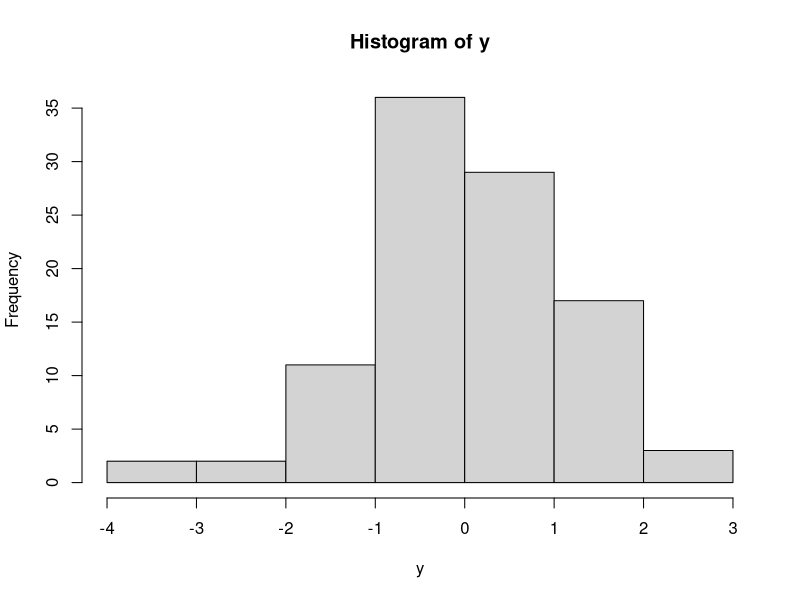
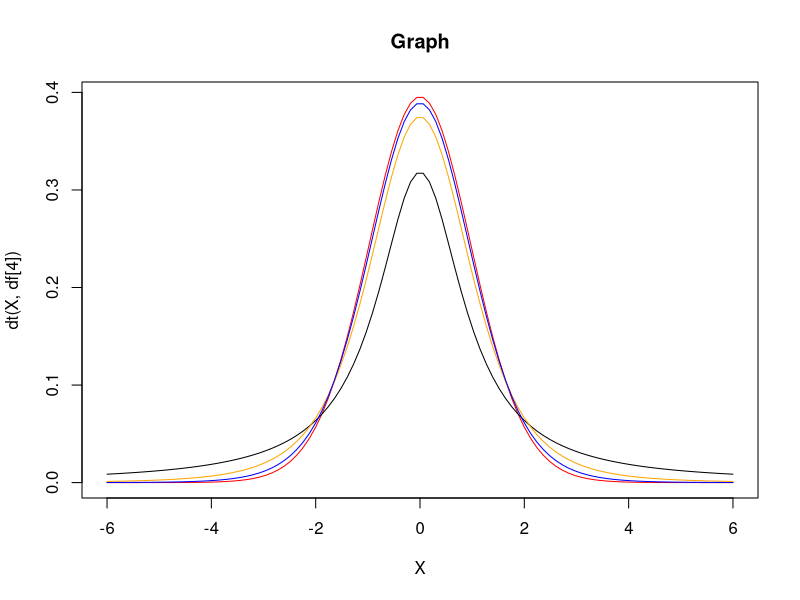
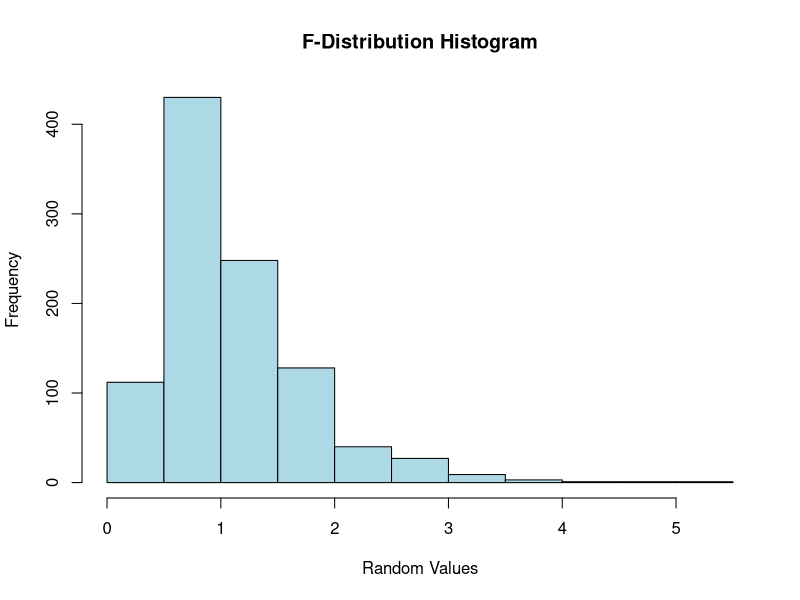

The R script that drew these images, in order:
#q1
#delay of freedom n-1
#distribution is random deviates rt
n=100
df=n-1
y=rt(n,df)
y
hist(y)
#q2
#degree of freedom is given 3 so make array of these 3 numbers 2,10,25
#chisquare 
n=100
df=c(2,10,25)
rchisq(n,df[1])
rchisq(n,df[2])
rchisq(n,df[3])
#q3
#create a vector of values from -6 to 6 .Explicitly mention length otherwise only one value will be mentioned.
X=seq(-6,6,length=100)
X
#degree of freedom vector
df=c(1,4,10,30)
#t distribution but we use d alongside t as dt because it finds t value at each value from vector
dt(X,df[1])
dt(X,df[2])
dt(X,df[3])
dt(X,df[4])
colour=c("black","orange","blue","red")
plot(X,dt(X,df[4]),type='l',main="Graph",col=colour[4])
#4th colour from vector so red colour curve
#Now to show for comparison
# lines means in the same graph different coloured lines for other degrees of freedom
#without lines we get different graphs
for(i in 1:3){
  lines(X,dt(X,df[i]),type='l',col=colour[i])}

#q4
#i)
#degree of freedom given at 95 percent
#qf used when percentage is given
qf(0.95,df1=10,df2=20)
#ii)
#area under curve
#P(x<=1.5) so we use pf for f distribution for both 1st and 2nd degree of freedom
#P(X>=1.5) it will be 1-p(X<=1.5)
#to find area just add s1 and s2
X=1.5
v1=10
v2=20
s1=pf(X,df1=v1,df2=v2)
s1
#this is 1-p(x>=1.5)
s2=pf(X,df1=v1,df2=v2,lower.tail=FALSE)
s2
s1+s2

#iii)
q=c(0.25,0.5,0.75,0.999)
v1=10
v2=20
q1=qf(q[1],df1=v1,df2=v2)
q2=qf(q[2],df1=v1,df2=v2)
q3=qf(q[3],df1=v1,df2=v2)
q4=qf(q[4],df1=v1,df2=v2)
q1
q2
q3
q4

#iv)
# Set the degrees of freedom
v1 = 10
v2 = 20

# Generate 1000 random values from the F-distribution
random_values <- rf(n = 1000, df1 = v1, df2 = v2)

# Create a histogram
hist(random_values, main = "F-Distribution Histogram", xlab = "Random Values", ylab = "Frequency", col = "lightblue")
